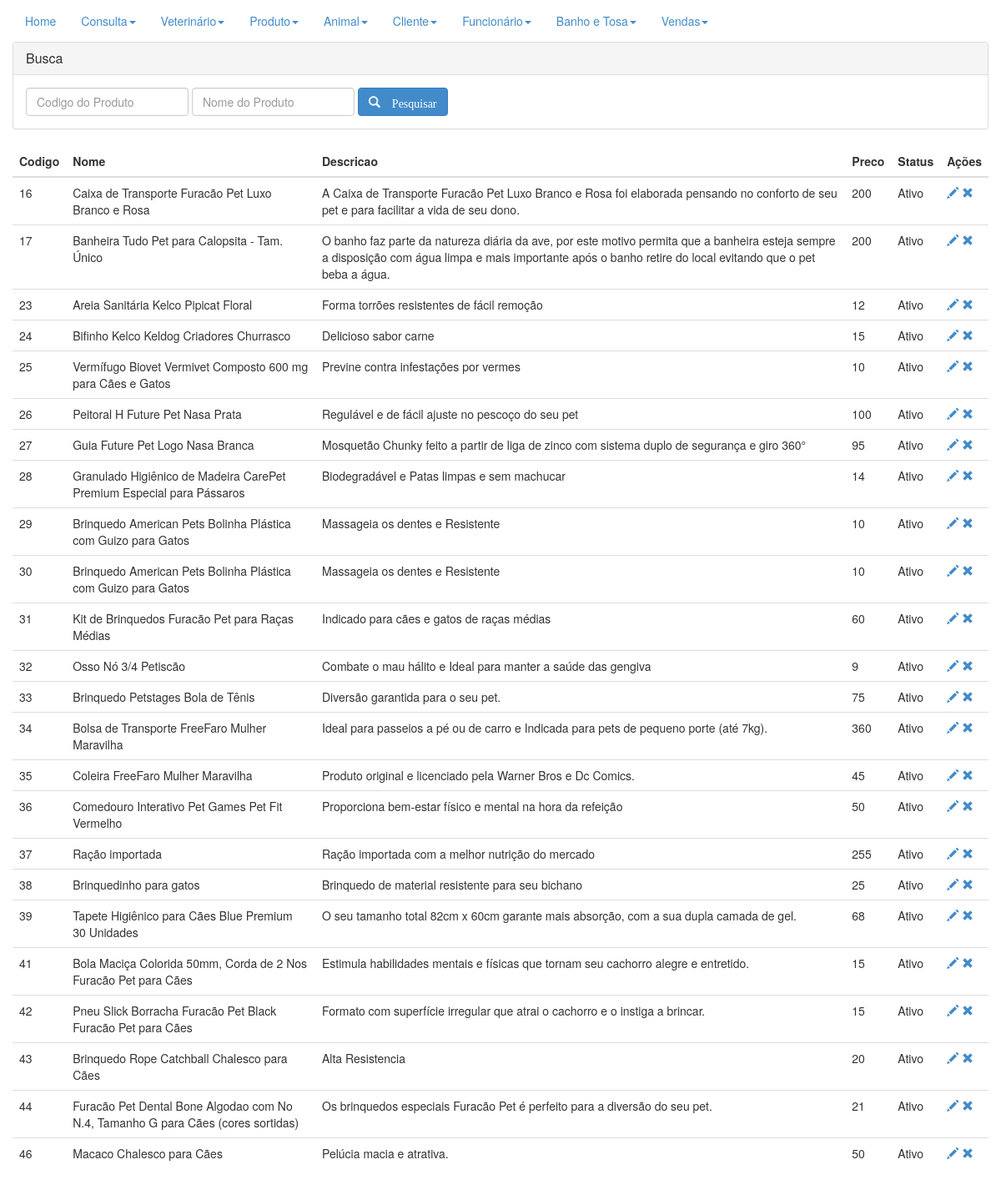
The app's page /sourcecode/conProduto.php (signed in) with its own data.
### tables this page shows
CREATE TABLE `produto` (
  `codigo_prod` int(11) NOT NULL,
  `nome` varchar(250) NOT NULL,
  `descr` varchar(250) DEFAULT NULL,
  `status` binary(1) DEFAULT '0',
  `preco` float DEFAULT NULL
);

### sourcecode/conProduto.php (the view, shortened to what this page needs)
<!DOCTYPE html>
<html lang="pt_BR">
<head>
  <link rel="stylesheet" type="text/css" href="../CSS/bootstrap.css">
</head>
<body>
<div class="navbar-collapse collapse">
      <ul class="nav navbar-nav navbar-left">
        <li class="active"><a href="home.php">Home</a></li>
        <li class="dropdown ">
          <a href="#" class="dropdown-toggle" data-toggle="dropdown">Consulta<b class="caret"></b></a>
        </li>
        <li class="dropdown ">
          <a href="#" class="dropdown-toggle" data-toggle="dropdown">Veterinário<b class="caret"></b></a>
        </li>
        <li class="dropdown ">
          <a href="#" class="dropdown-toggle" data-toggle="dropdown">Produto<b class="caret"></b></a>
        </li>
        <li class="dropdown">
          <a href="#" class="dropdown-toggle" data-toggle="dropdown">Animal<b class="caret"></b></a>
        </li>
        <li class="dropdown">
          <a href="#" class="dropdown-toggle" data-toggle="dropdown">Cliente<b class="caret"></b></a>
        </li>
        <li class="dropdown">
          <a href="#" class="dropdown-toggle" data-toggle="dropdown">Funcionário<b class="caret"></b></a>
        </li>
        <li class="dropdown">
          <a href="#" class="dropdown-toggle" data-toggle="dropdown">Banho e Tosa<b class="caret"></b></a>
        </li>
        <li class="dropdown">
          <a href="#" class="dropdown-toggle" data-toggle="dropdown">Vendas<b class="caret"></b></a>
        </li>
      </ul>
    </div>
  <div class="container">
    <div class="row">
      <div class="panel-group" id="accordion">
        <div class="panel panel-default">
          <div class="panel-heading">
            <h4 class="panel-title">
              <a data-toggle="collapse" data-parent="#accordion" href="#collapseOne">Busca</a>
            </h4>
          </div>
          <div id="collapseOne" class="panel-collapse collapse in">
            <div class="panel-body">
              <form class="form-inline" method="POST" action="">
                <fieldset>
                  <div class="form-group">
                    <input type="number" class="form-control" name="ibcod" placeholder="Codigo do Produto">
                  </div>
                  <div class="form-group">
                    <input type="text" class="form-control" name="ibnome" placeholder="Nome do Produto">
                  </div>
                  <div class="form-group">
                    <button type="submit" class="btn btn-primary" name="btnPesq">
                      <i class="glyphicon glyphicon-search"> Pesquisar </i>
                    </button>
                  </div>
                </fieldset>
              </form>
            </div>
          </div>
        </div>
      </div>
      <table cellpadding="0" cellspacing="0" class="table">
        <thead>
          <th>Codigo</th>
          <th>Nome</th>
          <th>Descricao</th>
          <th>Preco</th>
          <th>Status</th>
          <th>Ações</th>
        </thead>
        <tbody>
          <?php
					$link = conectar();
					$condicao = "";
					$sql = "SELECT * FROM produto " . $condicao;
					$res = mysqli_query($link,$sql);
					while ($dados = mysqli_fetch_array($res)){
						echo "<tr>";
						echo "<td>".$dados['codigo_prod']."</td>";
						echo "<td>".$dados['nome']."</td>";
						echo "<td>".$dados['descr']."</td>";
						echo "<td>".$dados['preco']."</td>";
						if($dados['status']==1){
							echo "<td><spam>Ativo</spam></td>";
						}else{
							echo "<td><spam>Desativado</spam></td>";
						}
						$id = base64_encode($dados['codigo_prod']);
						echo "<td><a href='frmProduto.php?tela=editar&id=".$id."' title='Editar Produto'> <spam class='glyphicon glyphicon-pencil'> </spam> </a>";
						echo "<a href='frmProduto.php?tela=excluir&id=".$id."' title='Excluir Produto'> <spam class='glyphicon glyphicon-remove'> </spam> </a>";
						echo "</td>";
						echo "</tr>";
					}
					?>
        </tbody>
      </table>
    </div>
  </div>
</body>
</html>

### records on screen
produto: codigo_prod "16", nome "Caixa de Transporte Furacão Pet Luxo Branco e Rosa", descr "A Caixa de Transporte Furacão Pet Luxo Branco e Rosa foi elaborada pensando no conforto de seu pet e para facilitar a vida de seu dono.", preco "200", status "Ativo"
produto: codigo_prod "17", nome "Banheira Tudo Pet para Calopsita - Tam. Único", descr "O banho faz parte da natureza diária da ave, por este motivo permita que a banheira esteja sempre a disposição com água limpa e mais importante após o banho retire do local evitando que o pet beba a água.", preco "200", status "Ativo"
produto: codigo_prod "23", nome "Areia Sanitária Kelco Pipicat Floral", descr "Forma torrões resistentes de fácil remoção", preco "12", status "Ativo"
produto: codigo_prod "24", nome "Bifinho Kelco Keldog Criadores Churrasco", descr "Delicioso sabor carne", preco "15", status "Ativo"
produto: codigo_prod "25", nome "Vermífugo Biovet Vermivet Composto 600 mg para Cães e Gatos", descr "Previne contra infestações por vermes", preco "10", status "Ativo"
produto: codigo_prod "26", nome "Peitoral H Future Pet Nasa Prata", descr "Regulável e de fácil ajuste no pescoço do seu pet", preco "100", status "Ativo"
produto: codigo_prod "27", nome "Guia Future Pet Logo Nasa Branca", descr "Mosquetão Chunky feito a partir de liga de zinco com sistema duplo de segurança e giro 360°", preco "95", status "Ativo"
produto: codigo_prod "28", nome "Granulado Higiênico de Madeira CarePet Premium Especial para Pássaros", descr "Biodegradável e Patas limpas e sem machucar", preco "14", status "Ativo"
produto: codigo_prod "29", nome "Brinquedo American Pets Bolinha Plástica com Guizo para Gatos", descr "Massageia os dentes e Resistente", preco "10", status "Ativo"
produto: codigo_prod "30", nome "Brinquedo American Pets Bolinha Plástica com Guizo para Gatos", descr "Massageia os dentes e Resistente", preco "10", status "Ativo"
produto: codigo_prod "31", nome "Kit de Brinquedos Furacão Pet para Raças Médias", descr "Indicado para cães e gatos de raças médias", preco "60", status "Ativo"
produto: codigo_prod "32", nome "Osso Nó 3/4 Petiscão", descr "Combate o mau hálito e Ideal para manter a saúde das gengiva", preco "9", status "Ativo"
produto: codigo_prod "33", nome "Brinquedo Petstages Bola de Tênis", descr "Diversão garantida para o seu pet.", preco "75", status "Ativo"
produto: codigo_prod "34", nome "Bolsa de Transporte FreeFaro Mulher Maravilha", descr "Ideal para passeios a pé ou de carro e Indicada para pets de pequeno porte (até 7kg).", preco "360", status "Ativo"
produto: codigo_prod "35", nome "Coleira FreeFaro Mulher Maravilha", descr "Produto original e licenciado pela Warner Bros e Dc Comics.", preco "45", status "Ativo"
produto: codigo_prod "36", nome "Comedouro Interativo Pet Games Pet Fit Vermelho", descr "Proporciona bem-estar físico e mental na hora da refeição", preco "50", status "Ativo"
produto: codigo_prod "37", nome "Ração importada", descr "Ração importada com a melhor nutrição do mercado", preco "255", status "Ativo"
produto: codigo_prod "38", nome "Brinquedinho para gatos", descr "Brinquedo de material resistente para seu bichano", preco "25", status "Ativo"
produto: codigo_prod "39", nome "Tapete Higiênico para Cães Blue Premium 30 Unidades", descr "O seu tamanho total 82cm x 60cm garante mais absorção, com a sua dupla camada de gel.", preco "68", status "Ativo"
produto: codigo_prod "41", nome "Bola Maciça Colorida 50mm, Corda de 2 Nos Furacão Pet para Cães", descr "Estimula habilidades mentais e físicas que tornam seu cachorro alegre e entretido.", preco "15", status "Ativo"
produto: codigo_prod "42", nome "Pneu Slick Borracha Furacão Pet Black Furacão Pet para Cães", descr "Formato com superfície irregular que atrai o cachorro e o instiga a brincar.", preco "15", status "Ativo"
produto: codigo_prod "43", nome "Brinquedo Rope Catchball Chalesco para Cães", descr "Alta Resistencia", preco "20", status "Ativo"
produto: codigo_prod "44", nome "Furacão Pet Dental Bone Algodao com No N.4, Tamanho G para Cães (cores sortidas)", descr "Os brinquedos especiais Furacão Pet é perfeito para a diversão do seu pet.", preco "21", status "Ativo"
produto: codigo_prod "46", nome "Macaco Chalesco para Cães", descr "Pelúcia macia e atrativa.", preco "50", status "Ativo"
